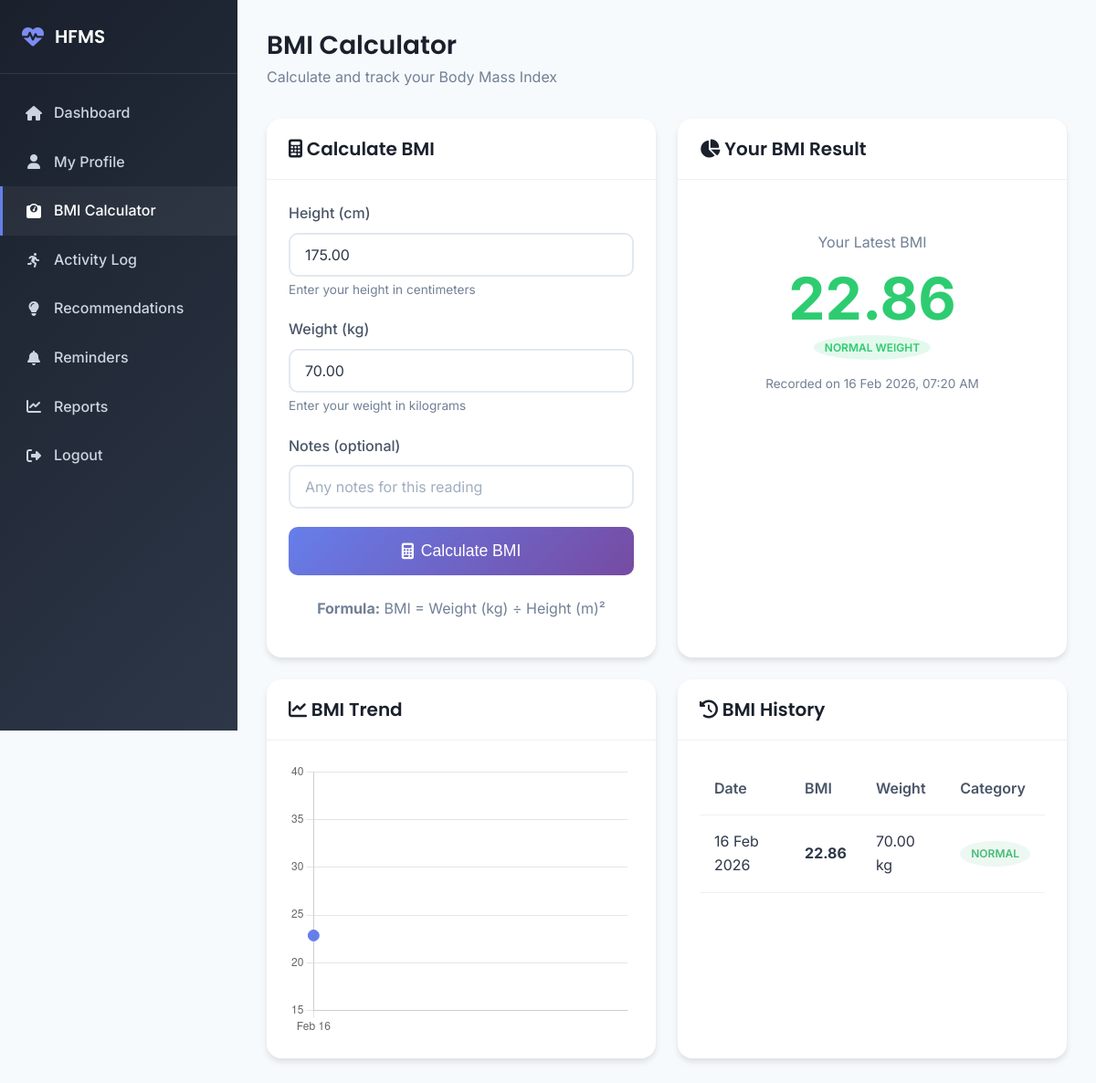
The app's page /bmi.php (signed in) with its own data.
### tables this page shows
CREATE TABLE user_profiles (
    profile_id INT AUTO_INCREMENT PRIMARY KEY,
    user_id INT NOT NULL UNIQUE,
    full_name VARCHAR(100) NOT NULL,
    date_of_birth DATE,
    age INT,
    gender ENUM('male', 'female', 'other') NOT NULL,
    height_cm DECIMAL(5,2) NOT NULL COMMENT 'Height in centimeters',
    weight_kg DECIMAL(5,2) NOT NULL COMMENT 'Weight in kilograms',
    activity_level ENUM('sedentary', 'light', 'moderate', 'active', 'very_active') DEFAULT 'moderate',
    health_goal ENUM('lose_weight', 'gain_weight', 'maintain', 'build_muscle', 'improve_fitness') DEFAULT 'maintain',
    medical_conditions TEXT,
    profile_image VARCHAR(255) DEFAULT 'default.png',
    created_at TIMESTAMP DEFAULT CURRENT_TIMESTAMP,
    updated_at TIMESTAMP DEFAULT CURRENT_TIMESTAMP ON UPDATE CURRENT_TIMESTAMP,
    
    FOREIGN KEY (user_id) REFERENCES users(user_id) ON DELETE CASCADE,
    INDEX idx_user_id (user_id)
);

CREATE TABLE bmi_records (
    bmi_id INT AUTO_INCREMENT PRIMARY KEY,
    user_id INT NOT NULL,
    height_cm DECIMAL(5,2) NOT NULL,
    weight_kg DECIMAL(5,2) NOT NULL,
    bmi_value DECIMAL(4,2) NOT NULL,
    bmi_category ENUM('underweight', 'normal', 'overweight', 'obese') NOT NULL,
    recorded_at TIMESTAMP DEFAULT CURRENT_TIMESTAMP,
    notes TEXT,
    
    FOREIGN KEY (user_id) REFERENCES users(user_id) ON DELETE CASCADE,
    INDEX idx_user_bmi (user_id, recorded_at)
);

### bmi.php (the view, shortened to what the rows shown need)
<?php
require_once 'config/config.php';
require_once 'includes/User.php';
require_once 'includes/BMI.php';
$userId = $_SESSION['user_id'];
$user = new User();
$bmiClass = new BMI();
$userData = $user->getUserById($userId);
$bmiHistory = $bmiClass->getHistory($userId, 10);
$latestBmi = $bmiClass->getLatest($userId);
$trendData = $bmiClass->getTrendData($userId);
$result = null;
?>
<!DOCTYPE html>
<html lang="en">
<head>
    <link rel="stylesheet" href="https://cdnjs.cloudflare.com/ajax/libs/font-awesome/6.4.0/css/all.min.css">
    <link rel="stylesheet" href="assets/css/style.css">
</head>
<body>
    <main class="main-content">
        <div class="page-header">
            <h1 class="page-title">BMI Calculator</h1>
        </div>
        <div class="grid grid-cols-2">
            <div class="card">
                <div class="card-body">
                    <form method="POST" id="bmiForm">
                        <div class="form-group">
                            <label class="form-label">Height (cm)</label>
                            <input type="number" name="height" id="height" class="form-control" step="0.1" min="50"
                                max="300" value="<?= $userData['height_cm'] ?? '' ?>" required placeholder="e.g., 170">
                            <div class="form-text">Enter your height in centimeters</div>
                        </div>
                        <div class="form-group">
                            <label class="form-label">Weight (kg)</label>
                            <input type="number" name="weight" id="weight" class="form-control" step="0.1" min="20"
                                max="500" value="<?= $userData['weight_kg'] ?? '' ?>" required placeholder="e.g., 70">
                            <div class="form-text">Enter your weight in kilograms</div>
                        </div>
                    </form>
                </div>
            </div>
            <div class="card">
                <div class="card-body">
                    <?php if ($result && $result['success']): ?>
                        <div class="bmi-result">
                            <div class="bmi-value" style="color: <?= $result['color'] ?>">
                                <?= $result['bmi'] ?>
                            </div>
                            <div class="badge mt-1"
                                style="background: <?= $result['color'] ?>20; color: <?= $result['color'] ?>; font-size: 1rem; padding: 0.5rem 1rem;">
                                <?= $result['label'] ?>
                            </div>
                            <div class="bmi-scale mt-3">
                                <div class="bmi-scale-section underweight"></div>
                                <div class="bmi-scale-section normal"></div>
                                <div class="bmi-scale-section overweight"></div>
                                <div class="bmi-scale-section obese">
                                    <?php
                                    $bmiVal = $result['bmi'];
                                    $position = min(100, max(0, ($bmiVal - 15) / 25 * 100));
                                    ?>
                                </div>
                            </div>
                            <div class="bmi-categories">
                                <span>Underweight<br>&lt;18.5</span>
                                <span>Normal<br>18.5-24.9</span>
                                <span>Overweight<br>25-29.9</span>
                                <span>Obese<br>≥30</span>
                            </div>
                        </div>
                        <div class="mt-3">
                            <h5><i class="fas fa-lightbulb text-warning"></i> Health Advice</h5>
                            <p><?= $result['advice']['summary'] ?></p>
                            <div class="mt-2">
                                <?php foreach ($result['advice']['tips'] as $tip): ?>
                                    <div class="advice-card">
                                        <i class="fas fa-check-circle text-success"></i> <?= $tip ?>
                                    </div>
                                <?php endforeach; ?>
                            </div>
                        </div>
                    <?php elseif ($latestBmi): ?>
                        <div class="bmi-result">
                            <p class="text-muted mb-2">Your Latest BMI</p>
                            <div class="bmi-value" style="color: <?= $latestBmi['color'] ?>">
                                <?= $latestBmi['bmi_value'] ?>
                            </div>
                            <div class="badge mt-1"
                                style="background: <?= $latestBmi['color'] ?>20; color: <?= $latestBmi['color'] ?>;">
                                <?= $latestBmi['label'] ?>
                            </div>
                            <p class="text-muted mt-2" style="font-size: 0.85rem;">
                                Recorded on <?= formatDate($latestBmi['recorded_at'], 'd M Y, h:i A') ?>
                            </p>
                        </div>
                    <?php endif; ?>
                </div>
            </div>
        </div>
        <div class="grid grid-cols-2 mt-3">
            <div class="card">
                <div class="card-body" style="max-height: 350px; overflow-y: auto;">
                    <?php if (empty($bmiHistory)): ?>
                        <p class="text-center text-muted">No BMI records yet.</p>
                    <?php else: ?>
                        <table class="table">
                            <thead>
                                <tr>
                                    <th>Date</th>
                                    <th>BMI</th>
                                    <th>Weight</th>
                                    <th>Category</th>
                                </tr>
                            </thead>
                            <tbody>
                                <?php foreach ($bmiHistory as $record): ?>
                                    <tr>
                                        <td><?= formatDate($record['recorded_at'], 'd M Y') ?></td>
                                        <td><strong><?= $record['bmi_value'] ?></strong></td>
                                        <td><?= $record['weight_kg'] ?> kg</td>
                                        <td>
                                            <span
                                                class="badge badge-<?= $record['bmi_category'] === 'normal' ? 'success' : ($record['bmi_category'] === 'underweight' ? 'primary' : 'warning') ?>">
                                                <?= ucfirst($record['bmi_category']) ?>
                                            </span>
                                        </td>
                                    </tr>
                                <?php endforeach; ?>
                            </tbody>
                        </table>
                    <?php endif; ?>
                </div>
            </div>
        </div>
    </main>
    <script>
        // BMI Trend Chart
        const ctx = document.getElementById('bmiTrendChart').getContext('2d');
        new Chart(ctx, {
            type: 'line',
            data: {
                labels: <?= json_encode($trendData['labels']) ?>,
                datasets: [{
                    label: 'BMI',
                    data: <?= json_encode($trendData['bmi']) ?>,
                    borderColor: '#667eea',
                    backgroundColor: 'rgba(102, 126, 234, 0.1)',
                    fill: true,
                    tension: 0.4,
                    pointRadius: 6,
                    pointBackgroundColor: '#667eea'
                }]
            },
            options: {
                responsive: true,
                maintainAspectRatio: false,
                plugins: {
                    legend: { display: false }
                },
                scales: {
                    y: {
                        beginAtZero: false,
                        min: 15,
                        max: 40
                    }
                }
            }
        });
    </script>
</body>
</html>

### records on screen
user_profiles: height "175.00", weight "70.00"
bmi_records: bmi_value "22.86", recorded_at "16 Feb 2026, 07:20 AM", recorded_at "16 Feb 2026", weight_kg "70.00", bmi_category "NORMAL"

### other values on screen
$latestBmi['label'] "NORMAL WEIGHT"
chart data {{ json_encode($trendData['bmi']) }} ["22.86"]
